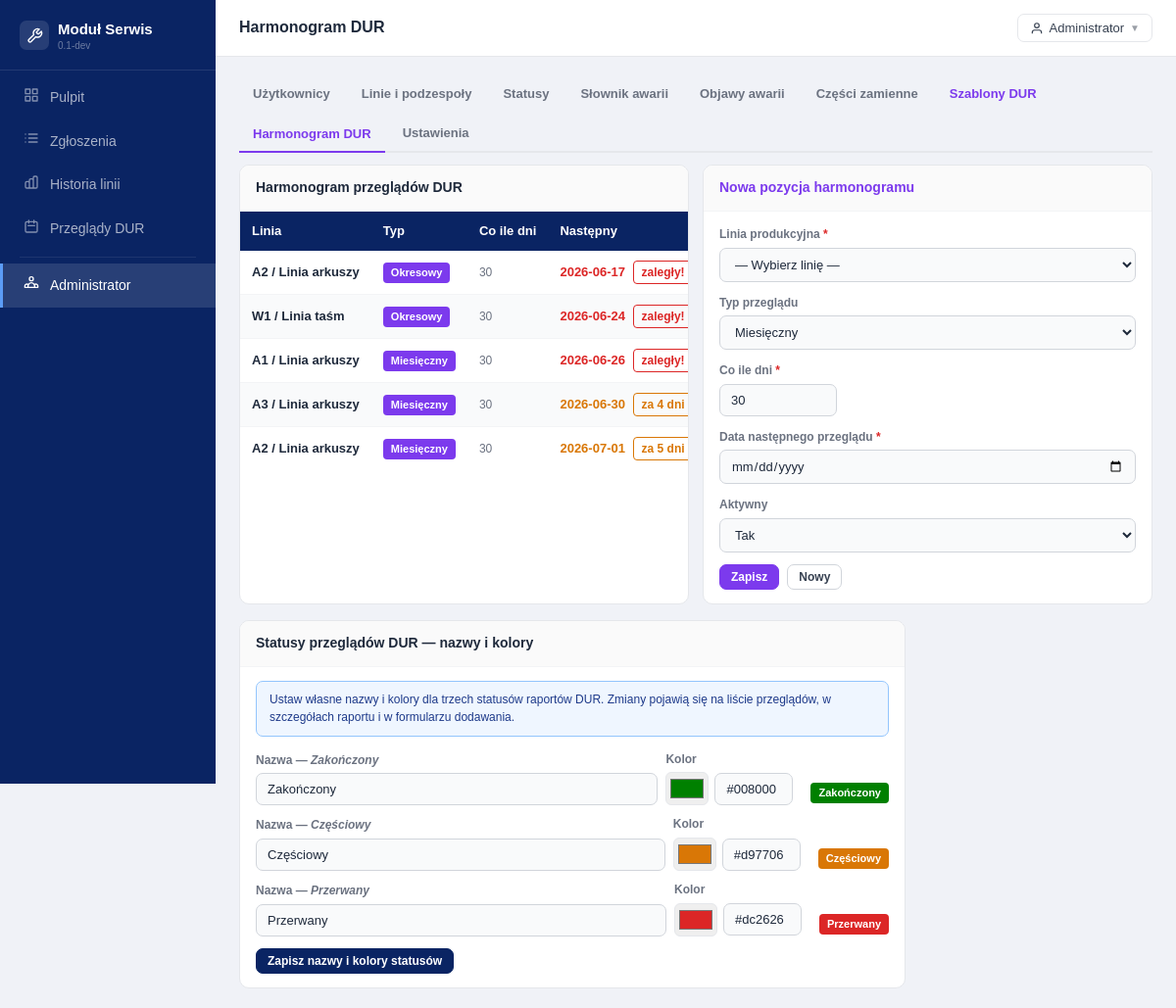
The page /index.php?route=admin_dur_sched (signed in) on the database its author committed.
### tables this page shows
CREATE TABLE IF NOT EXISTS `maintenance_schedules` (
    `id` INT UNSIGNED NOT NULL AUTO_INCREMENT,
    `production_line_id` INT UNSIGNED NOT NULL,
    `template_id` INT UNSIGNED NULL,
    `review_type` ENUM(
        'weekly',
        'monthly',
        'quarterly',
        'biannual',
        'annual',
        'ad_hoc',
        'periodic'
    ) NOT NULL,
    `interval_days` INT UNSIGNED NOT NULL DEFAULT 30,
    `next_due_date` DATE NULL,
    `is_active` TINYINT(1) NOT NULL DEFAULT 1,
    `created_at` DATETIME NOT NULL DEFAULT CURRENT_TIMESTAMP,
    `updated_at` DATETIME NOT NULL DEFAULT CURRENT_TIMESTAMP ON UPDATE CURRENT_TIMESTAMP,
    PRIMARY KEY (`id`),
    KEY `idx_sched_line` (`production_line_id`),
    KEY `idx_sched_due` (`next_due_date`),
    CONSTRAINT `fk_sched_line` FOREIGN KEY (`production_line_id`) REFERENCES `production_lines` (`id`),
    CONSTRAINT `fk_sched_template` FOREIGN KEY (`template_id`) REFERENCES `maintenance_templates` (`id`) ON DELETE SET NULL
);

CREATE TABLE IF NOT EXISTS `production_lines` (
    `id` INT UNSIGNED NOT NULL AUTO_INCREMENT,
    `name` VARCHAR(150) NOT NULL,
    `prefix` VARCHAR(10) NOT NULL,
    `description` TEXT NULL,
    `is_active` TINYINT(1) NOT NULL DEFAULT 1,
    `created_at` DATETIME NOT NULL DEFAULT CURRENT_TIMESTAMP,
    `updated_at` DATETIME NOT NULL DEFAULT CURRENT_TIMESTAMP ON UPDATE CURRENT_TIMESTAMP,
    PRIMARY KEY (`id`),
    UNIQUE KEY `uq_line_prefix` (`prefix`),
    KEY `idx_lines_active` (`is_active`)
);

### app/Controllers/AdminController.php (called while the page is built, shortened)
<?php
class AdminController
{
    public function durSchedules(): void
    {
        $schedules = (new MaintenanceModel())->getSchedules();
        $sm        = new SettingsModel();
        $saved = $sm->get('dur_active_review_types');
        if ($saved) {
            $decoded = json_decode($saved, true);
            if (is_array($decoded) && $decoded) $activeTypes = $decoded;
        }
        $durStatusConfig = [
            'completed'   => ['label' => 'Zakończony', 'color' => '#16a34a'],
            'partial'     => ['label' => 'Częściowy',  'color' => '#d97706'],
            'interrupted' => ['label' => 'Przerwany',  'color' => '#dc2626'],
        ];
        $savedStatuses = $sm->get('dur_review_statuses');
        if ($savedStatuses) {
            $decodedStatuses = json_decode($savedStatuses, true);
            if (is_array($decodedStatuses)) {
                $durStatusConfig = array_merge($durStatusConfig, $decodedStatuses);
            }
        }
        $savedLabels = $sm->get('dur_type_labels');
        if ($savedLabels) {
            $decoded = json_decode($savedLabels, true);
            if (is_array($decoded)) $typeLabels = $decoded;
        }
        require BASE_PATH . '/templates/admin/dur_schedules.php';
    }
}

### app/Core/Autoloader.php (called while the page is built, shortened)
<?php
class Autoloader
{
    private array $prefixes = [];
    public function addPrefix(string $prefix, string $baseDir, bool $prepend = false): void
    {
        $prefix = trim($prefix, '\\') . '\\';
        $baseDir = rtrim($baseDir, DIRECTORY_SEPARATOR) . DIRECTORY_SEPARATOR;
        if (!isset($this->prefixes[$prefix])) {
            $this->prefixes[$prefix] = [];
        }
        if ($prepend) {
            array_unshift($this->prefixes[$prefix], $baseDir);
        } else {
            $this->prefixes[$prefix][] = $baseDir;
        }
    }
    public function loadClass(string $class): string|false
    {
        foreach ($this->prefixes as $prefix => $baseDirs) {
            $relativeClass = substr($class, strlen($prefix));
            foreach ($baseDirs as $baseDir) {
                $file = $this->resolveFile($baseDir, $relativeClass);
                if ($file !== false) {
                    return $file;
                }
            }
        }
        return false;
    }
    private function resolveFile(string $baseDir, string $relativeClass): string|false
    {
        $file = $baseDir
            . str_replace('\\', DIRECTORY_SEPARATOR, $relativeClass)
            . '.php';
        if (is_file($file)) {
            return $file;
        }
        return false;
    }
}

### app/Helpers/Database.php (called while the page is built, shortened)
<?php
class Database
{
    private static ?\PDO $instance = null;
    public static function get(): \PDO
    {
        if (self::$instance === null) {
            $dsn = sprintf(
                'mysql:host=%s;dbname=%s;charset=%s',
                DB_HOST, DB_NAME, DB_CHARSET
            );
            self::$instance = new \PDO($dsn, DB_USER, DB_PASS, [
                \PDO::ATTR_ERRMODE            => \PDO::ERRMODE_EXCEPTION,
                \PDO::ATTR_DEFAULT_FETCH_MODE => \PDO::FETCH_ASSOC,
                \PDO::ATTR_EMULATE_PREPARES   => false,
            ]);
        }
        return self::$instance;
    }
}

### app/Models/BaseModel.php (called while the page is built, shortened)
<?php
abstract class BaseModel
{
    protected \PDO $db;
    public function __construct()
    {
        $this->db = Database::get();
    }
    protected function fetchAll(string $sql, array $params = []): array
    {
        $st = $this->db->prepare($sql);
        $st->execute($params);
        return $st->fetchAll();
    }
    protected function fetchOne(string $sql, array $params = []): ?array
    {
        $st = $this->db->prepare($sql);
        $st->execute($params);
        $r = $st->fetch();
        return $r ?: null;
    }
}

### app/Models/MaintenanceModel.php (called while the page is built, shortened)
<?php
class MaintenanceModel extends BaseModel
{
    public function getSchedules(): array
    {
        return $this->fetchAll(
            "SELECT ms.*, pl.name AS line_name,
                DATEDIFF(ms.next_due_date, CURDATE()) AS days_left
         FROM maintenance_schedules ms
         JOIN production_lines pl ON pl.id = ms.production_line_id
         ORDER BY ms.next_due_date ASC"
        );
    }
}

### app/Models/SettingsModel.php (called while the page is built, shortened)
<?php
class SettingsModel extends BaseModel
{
    public function get(string $key): ?string
    {
        $r = $this->fetchOne("SELECT svalue FROM settings WHERE skey = ?", [$key]);
        return $r ? $r['svalue'] : null;
    }
}

### templates/admin/dur_schedules.php (the view, shortened to what this page needs)
<?php
require BASE_PATH . '/templates/shared/header.php';
$allTypes = [
  'weekly'    => 'Tygodniowy',
  'monthly'   => 'Miesięczny',
  'quarterly' => 'Kwartalny',
  'biannual'  => 'Półroczny',
  'annual'    => 'Roczny',
  'ad_hoc'    => 'Doraźny',
  'periodic'  => 'Okresowy',
];
$activeTypes = $activeTypes ?? array_keys($allTypes);
$typeLabels = $typeLabels ?? [];
$durStatusConfig = $durStatusConfig ?? [
  'completed'   => ['label' => 'Zakończony', 'color' => '#16a34a'],
  'partial'     => ['label' => 'Częściowy',  'color' => '#d97706'],
  'interrupted' => ['label' => 'Przerwany',  'color' => '#dc2626'],
];
?>
<div class="atabs mb2">
  <a href="<?= BASE_URL ?>/index.php?route=admin_users" class="atab">Użytkownicy</a>
  <a href="<?= BASE_URL ?>/index.php?route=admin_lines" class="atab">Linie i podzespoły</a>
  <a href="<?= BASE_URL ?>/index.php?route=admin_statuses" class="atab">Statusy</a>
  <a href="<?= BASE_URL ?>/index.php?route=admin_dictionary" class="atab">Słownik awarii</a>
  <a href="<?= BASE_URL ?>/index.php?route=admin_symptoms" class="atab">Objawy awarii</a>
  <a href="<?= BASE_URL ?>/index.php?route=admin_spare_parts" class="atab">Części zamienne</a>
  <a href="<?= BASE_URL ?>/index.php?route=admin_dur_tmpl" class="atab v">Szablony DUR</a>
  <button class="atab v active">Harmonogram DUR</button>
  <a href="<?= BASE_URL ?>/index.php?route=admin_settings" class="atab">Ustawienia</a>
</div>
<div class="g2">
  <div class="card">
    <div class="card-head"><span class="card-title">Harmonogram przeglądów DUR</span></div>
    <div class="twrap">
      <table>
        <thead>
          <tr>
            <th>Linia</th>
            <th>Typ</th>
            <th>Co ile dni</th>
            <th>Następny</th>
          </tr>
        </thead>
        <tbody>
          <?php foreach ($schedules as $s):
            $dl    = (int)$s['days_left'];
            $color = $dl <= 0 ? '#dc2626' : ($dl <= 7 ? '#d97706' : '#16a34a');
            $lbl   = $dl <= 0 ? 'zaległy!' : 'za ' . $dl . ' dni';
          ?>
            <tr>
              <td class="fw6"><?= Helpers::e($s['line_name']) ?></td>
              <td><?= Helpers::statusBadge(Helpers::reviewTypeLabel($s['review_type'], $typeLabels ?? []), '#7c3aed') ?></td>
              <td class="muted fs-sm"><?= $s['interval_days'] ?></td>
              <td>
                <span class="fw6" style="color:<?= $color ?>;"><?= Helpers::e($s['next_due_date'] ?? '—') ?></span>
                <?php if ($s['next_due_date']): ?>
                  <span class="bo fs-sm" style="border-color:<?= $color ?>;color:<?= $color ?>;margin-left:4px;"><?= $lbl ?></span>
                <?php endif; ?>
              </td>
            </tr>
          <?php endforeach; ?>
        </tbody>
      </table>
    </div>
  </div>
  <div class="card">
    <div class="card-head">
      <span class="card-title" id="schedFormTitle" style="color:#7c3aed;">Nowa pozycja harmonogramu</span>
    </div>
    <div class="card-body">
      <form method="POST" action="<?= BASE_URL ?>/index.php?route=admin_sched_save">
        <div class="fg">
          <label class="flbl">Linia produkcyjna <span class="req">*</span></label>
          <select class="fc" name="production_line_id" id="schedLine" required>
            <option value="">— Wybierz linię —</option>
          </select>
        </div>
        <div class="fg">
          <label class="flbl">Typ przeglądu</label>
          <select class="fc" name="review_type" id="schedType">
            <?php foreach ($allTypes as $key => $label): ?>
              <?php if (in_array($key, $activeTypes)): ?>
                <option value="<?= $key ?>" <?= $key === 'monthly' ? 'selected' : '' ?>>
                  <?= $label ?>
                </option>
              <?php endif; ?>
            <?php endforeach; ?>
          </select>
        </div>
        <div class="fg">
          <label class="flbl">Co ile dni <span class="req">*</span></label>
          <input class="fc" name="interval_days" id="schedDays" type="number"
            value="30" min="1" style="width:120px;" required>
        </div>
        <div class="fg">
          <label class="flbl">Data następnego przeglądu <span class="req">*</span></label>
          <input class="fc" name="next_due_date" id="schedNext" type="date" required>
        </div>
        <div class="fg">
          <label class="flbl">Aktywny</label>
          <select class="fc" name="is_active" id="schedActive">
            <option value="1">Tak</option>
          </select>
        </div>
        <div style="display:flex;gap:8px;">
          <button type="submit" class="btn btn-v btn-sm">Zapisz</button>
          <button type="button" class="btn btn-sm" onclick="resetSchedForm()">Nowy</button>
        </div>
      </form>
    </div>
  </div>
</div>
<div class="card" style="margin-top:16px;max-width:680px;">
  <div class="card-head">
    <span class="card-title">Statusy przeglądów DUR — nazwy i kolory</span>
  </div>
  <div class="card-body">
    <div class="alert alert-i fs-sm" style="margin-bottom:14px;">
      Ustaw własne nazwy i kolory dla trzech statusów raportów DUR.
      Zmiany pojawią się na liście przeglądów, w szczegółach raportu i w formularzu dodawania.
    </div>
    <form method="POST" action="<?= BASE_URL ?>/index.php?route=admin_dur_statuses_save">
      <?php foreach (['completed' => 'Zakończony', 'partial' => 'Częściowy', 'interrupted' => 'Przerwany'] as $key => $defaultLabel): ?>
        <?php
        $cfg   = $durStatusConfig[$key] ?? [];
        $label = $cfg['label'] ?? $defaultLabel;
        $color = $cfg['color'] ?? ($key === 'completed' ? '#16a34a' : ($key === 'partial' ? '#d97706' : '#dc2626'));
        ?>
        <div style="display:grid;grid-template-columns:1fr 140px auto;gap:8px;align-items:flex-end;margin-bottom:10px;">
          <div class="fg" style="margin:0;">
            <label class="flbl">Nazwa — <em><?= $defaultLabel ?></em></label>
            <input class="fc" type="text" name="status[<?= $key ?>][label]"
              value="<?= Helpers::e($label) ?>"
              placeholder="<?= $defaultLabel ?>" required>
          </div>
          <div class="fg" style="margin:0;">
            <label class="flbl">Kolor</label>
            <div style="display:flex;gap:6px;align-items:center;">
              <input type="color" name="status[<?= $key ?>][color]"
                value="<?= Helpers::e($color) ?>"
                style="width:44px;height:34px;padding:2px;border:1px solid #e5e7eb;border-radius:6px;cursor:pointer;">
              <input type="text" name="status[<?= $key ?>][color_hex]"
                value="<?= Helpers::e($color) ?>"
                maxlength="7" placeholder="#16a34a"
                style="width:80px;" class="fc"
                oninput="syncColor(this,'<?= $key ?>')">
            </div>
          </div>
          <div style="padding-bottom:2px;">
            <?= Helpers::statusBadge(Helpers::e($label), Helpers::e($color)) ?>
          </div>
        </div>
      <?php endforeach; ?>
      <div style="margin-top:12px;">
        <button type="submit" class="btn btn-p btn-sm">Zapisz nazwy i kolory statusów</button>
      </div>
    </form>
  </div>
</div>
<?php require BASE_PATH . '/templates/shared/footer.php'; ?>

### app/Helpers/Helpers.php (shortened to what this page needs)
<?php
class Helpers
{
    public static function e(mixed $v): string
    {
        return htmlspecialchars((string)($v ?? ''), ENT_QUOTES | ENT_HTML5, 'UTF-8');
    }
    public static function statusBadge(string $label, string $color): string
    {
        return '<span class="badge" style="background:' . self::e($color) . ';color:#fff;">'
            . self::e($label) . '</span>';
    }
    public static function reviewTypeLabel(string $type, array $customLabels = []): string
    {
        return match ($type) {
            'weekly'    => 'Tygodniowy',
            'monthly'   => 'Miesięczny',
            'quarterly' => 'Kwartalny',
            'biannual'  => 'Półroczny',
            'annual'    => 'Roczny',
            'ad_hoc'    => 'Doraźny',
            'periodic'  => 'Okresowy',
            default     => ucfirst($type),
        };
    }
}

### rows shown on the page
maintenance_schedules: production_line.name "A2 / Linia arkuszy", label "Okresowy", interval_days "30", next_due_date "2026-06-17", lbl "zaległy!"
maintenance_schedules: production_line.name "W1 / Linia taśm", label "Okresowy", interval_days "30", next_due_date "2026-06-24", lbl "zaległy!"
maintenance_schedules: production_line.name "A1 / Linia arkuszy", label "Miesięczny", interval_days "30", next_due_date "2026-06-26", lbl "zaległy!"
maintenance_schedules: production_line.name "A3 / Linia arkuszy", label "Miesięczny", interval_days "30", next_due_date "2026-06-30", lbl "za 4 dni"
maintenance_schedules: production_line.name "A2 / Linia arkuszy", label "Miesięczny", interval_days "30", next_due_date "2026-07-01", lbl "za 5 dni"

### other values the page prints
$appName "Moduł Serwis"
$appVersion "0.1-dev"
Helpers::e($item['label']) "Pulpit"
Helpers::e($item['label']) "Zgłoszenia"
Helpers::e($item['label']) "Historia linii"
Helpers::e($item['label']) "Przeglądy DUR"
Helpers::e($item['label']) "Administrator"
Helpers::e($pageTitle ?? 'Moduł Serwis') "Harmonogram DUR"
Helpers::e($user['name']) "Administrator"
$defaultLabel "Zakończony"
self::e($label) "Zakończony"
$defaultLabel "Częściowy"
self::e($label) "Częściowy"
$defaultLabel "Przerwany"
self::e($label) "Przerwany"
